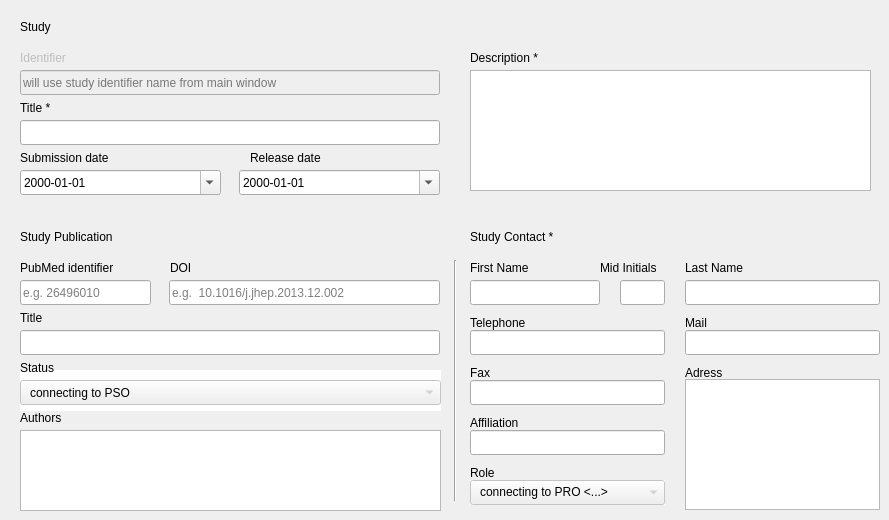
   <widget class="QWidget" name="tab_study">
    <attribute name="title">
     <string>Study</string>
    </attribute>
    <widget class="QLineEdit" name="identifier">
     <property name="enabled">
      <bool>false</bool>
     </property>
     <property name="geometry">
      <rect>
       <x>20</x>
       <y>70</y>
       <width>420</width>
       <height>25</height>
      </rect>
     </property>
     <property name="styleSheet">
      <string notr="true">font: italic 10pt url(:/fonts/assets/fonts/Verdana.ttf);</string>
     </property>
     <property name="text">
      <string/>
     </property>
     <property name="placeholderText">
      <string>will use study identifier name from main window</string>
     </property>
    </widget>
    <widget class="QLineEdit" name="title">
     <property name="geometry">
      <rect>
       <x>20</x>
       <y>120</y>
       <width>420</width>
       <height>25</height>
      </rect>
     </property>
     <property name="text">
      <string/>
     </property>
    </widget>
    <widget class="QLabel" name="label">
     <property name="enabled">
      <bool>false</bool>
     </property>
     <property name="geometry">
      <rect>
       <x>20</x>
       <y>50</y>
       <width>131</width>
       <height>16</height>
      </rect>
     </property>
     <property name="text">
      <string>Identifier</string>
     </property>
    </widget>
    <widget class="QLabel" name="label_2">
     <property name="geometry">
      <rect>
       <x>20</x>
       <y>100</y>
       <width>131</width>
       <height>16</height>
      </rect>
     </property>
     <property name="text">
      <string>Title *</string>
     </property>
    </widget>
    <widget class="QLabel" name="label_3">
     <property name="geometry">
      <rect>
       <x>20</x>
       <y>150</y>
       <width>131</width>
       <height>16</height>
      </rect>
     </property>
     <property name="text">
      <string>Submission date</string>
     </property>
    </widget>
    <widget class="QDateEdit" name="submission_date">
     <property name="geometry">
      <rect>
       <x>20</x>
       <y>170</y>
       <width>201</width>
       <height>25</height>
      </rect>
     </property>
     <property name="displayFormat">
      <string>yyyy-MM-dd</string>
     </property>
     <property name="calendarPopup">
      <bool>true</bool>
     </property>
    </widget>
    <widget class="QLabel" name="label_4">
     <property name="geometry">
      <rect>
       <x>250</x>
       <y>150</y>
       <width>131</width>
       <height>16</height>
      </rect>
     </property>
     <property name="text">
      <string>Release date</string>
     </property>
    </widget>
    <widget class="QDateEdit" name="release_date">
     <property name="geometry">
      <rect>
       <x>239</x>
       <y>170</y>
       <width>201</width>
       <height>25</height>
      </rect>
     </property>
     <property name="showGroupSeparator" stdset="0">
      <bool>false</bool>
     </property>
     <property name="displayFormat">
      <string>yyyy-MM-dd</string>
     </property>
     <property name="calendarPopup">
      <bool>true</bool>
     </property>
    </widget>
    <widget class="QLabel" name="label_5">
     <property name="geometry">
      <rect>
       <x>20</x>
       <y>20</y>
       <width>261</width>
       <height>31</height>
      </rect>
     </property>
     <property name="styleSheet">
      <string notr="true">font: 12pt url(:/fonts/assets/fonts/Verdana.ttf);</string>
     </property>
     <property name="text">
      <string>Study</string>
     </property>
     <property name="alignment">
      <set>Qt::AlignLeading|Qt::AlignLeft|Qt::AlignTop</set>
     </property>
    </widget>
    <widget class="QLabel" name="label_6">
     <property name="geometry">
      <rect>
       <x>20</x>
       <y>230</y>
       <width>261</width>
       <height>31</height>
      </rect>
     </property>
     <property name="styleSheet">
      <string notr="true">font: 12pt url(:/fonts/assets/fonts/Verdana.ttf);</string>
     </property>
     <property name="text">
      <string>Study Publication</string>
     </property>
     <property name="alignment">
      <set>Qt::AlignLeading|Qt::AlignLeft|Qt::AlignTop</set>
     </property>
    </widget>
    <widget class="QLineEdit" name="pubmed_id">
     <property name="geometry">
      <rect>
       <x>20</x>
       <y>280</y>
       <width>131</width>
       <height>25</height>
      </rect>
     </property>
     <property name="inputMethodHints">
      <set>Qt::ImhDigitsOnly</set>
     </property>
     <property name="placeholderText">
      <string>e.g. 26496010</string>
     </property>
    </widget>
    <widget class="QLabel" name="label_7">
     <property name="geometry">
      <rect>
       <x>20</x>
       <y>260</y>
       <width>131</width>
       <height>16</height>
      </rect>
     </property>
     <property name="text">
      <string>PubMed identifier</string>
     </property>
    </widget>
    <widget class="QLineEdit" name="doi">
     <property name="geometry">
      <rect>
       <x>169</x>
       <y>280</y>
       <width>271</width>
       <height>25</height>
      </rect>
     </property>
     <property name="placeholderText">
      <string>e.g.  10.1016/j.jhep.2013.12.002</string>
     </property>
    </widget>
    <widget class="QLabel" name="label_8">
     <property name="geometry">
      <rect>
       <x>170</x>
       <y>260</y>
       <width>131</width>
       <height>16</height>
      </rect>
     </property>
     <property name="text">
      <string>DOI</string>
     </property>
    </widget>
    <widget class="QLineEdit" name="pub_title">
     <property name="geometry">
      <rect>
       <x>20</x>
       <y>330</y>
       <width>420</width>
       <height>25</height>
      </rect>
     </property>
     <property name="text">
      <string/>
     </property>
    </widget>
    <widget class="QLabel" name="label_9">
     <property name="geometry">
      <rect>
       <x>20</x>
       <y>310</y>
       <width>131</width>
       <height>16</height>
      </rect>
     </property>
     <property name="text">
      <string>Title</string>
     </property>
    </widget>
    <widget class="QComboBox" name="combo_status">
     <property name="enabled">
      <bool>false</bool>
     </property>
     <property name="geometry">
      <rect>
       <x>20</x>
       <y>380</y>
       <width>421</width>
       <height>25</height>
      </rect>
     </property>
     <property name="currentText">
      <string/>
     </property>
    </widget>
    <widget class="QLabel" name="label_10">
     <property name="geometry">
      <rect>
       <x>20</x>
       <y>360</y>
       <width>131</width>
       <height>16</height>
      </rect>
     </property>
     <property name="text">
      <string>Status</string>
     </property>
    </widget>
    <widget class="QLabel" name="label_11">
     <property name="geometry">
      <rect>
       <x>470</x>
       <y>50</y>
       <width>211</width>
       <height>16</height>
      </rect>
     </property>
     <property name="text">
      <string>Description *</string>
     </property>
    </widget>
    <widget class="QLabel" name="label_12">
     <property name="geometry">
      <rect>
       <x>470</x>
       <y>230</y>
       <width>261</width>
       <height>31</height>
      </rect>
     </property>
     <property name="styleSheet">
      <string notr="true">font: 12pt url(:/fonts/assets/fonts/Verdana.ttf);</string>
     </property>
     <property name="text">
      <string>Study Contact *</string>
     </property>
     <property name="alignment">
      <set>Qt::AlignLeading|Qt::AlignLeft|Qt::AlignTop</set>
     </property>
    </widget>
    <widget class="QLineEdit" name="first_name">
     <property name="geometry">
      <rect>
       <x>470</x>
       <y>280</y>
       <width>130</width>
       <height>25</height>
      </rect>
     </property>
    </widget>
    <widget class="QLineEdit" name="mid">
     <property name="geometry">
      <rect>
       <x>620</x>
       <y>280</y>
       <width>45</width>
       <height>25</height>
      </rect>
     </property>
    </widget>
    <widget class="QLineEdit" name="last_name">
     <property name="geometry">
      <rect>
       <x>685</x>
       <y>280</y>
       <width>195</width>
       <height>25</height>
      </rect>
     </property>
    </widget>
    <widget class="QLabel" name="label_13">
     <property name="geometry">
      <rect>
       <x>470</x>
       <y>260</y>
       <width>131</width>
       <height>16</height>
      </rect>
     </property>
     <property name="text">
      <string>First Name</string>
     </property>
    </widget>
    <widget class="QLabel" name="label_14">
     <property name="geometry">
      <rect>
       <x>685</x>
       <y>260</y>
       <width>131</width>
       <height>16</height>
      </rect>
     </property>
     <property name="text">
      <string>Last Name</string>
     </property>
    </widget>
    <widget class="QLabel" name="label_15">
     <property name="geometry">
      <rect>
       <x>600</x>
       <y>260</y>
       <width>71</width>
       <height>16</height>
      </rect>
     </property>
     <property name="text">
      <string>Mid Initials</string>
     </property>
     <property name="scaledContents">
      <bool>false</bool>
     </property>
     <property name="wordWrap">
      <bool>true</bool>
     </property>
    </widget>
    <widget class="QLineEdit" name="phone">
     <property name="geometry">
      <rect>
       <x>470</x>
       <y>330</y>
       <width>195</width>
       <height>25</height>
      </rect>
     </property>
     <property name="inputMethodHints">
      <set>Qt::ImhDialableCharactersOnly</set>
     </property>
    </widget>
    <widget class="QLabel" name="label_16">
     <property name="geometry">
      <rect>
       <x>470</x>
       <y>310</y>
       <width>131</width>
       <height>25</height>
      </rect>
     </property>
     <property name="text">
      <string>Telephone</string>
     </property>
    </widget>
    <widget class="QLineEdit" name="mail">
     <property name="geometry">
      <rect>
       <x>685</x>
       <y>330</y>
       <width>195</width>
       <height>25</height>
      </rect>
     </property>
     <property name="inputMethodHints">
      <set>Qt::ImhEmailCharactersOnly</set>
     </property>
    </widget>
    <widget class="QLabel" name="label_17">
     <property name="geometry">
      <rect>
       <x>685</x>
       <y>310</y>
       <width>131</width>
       <height>25</height>
      </rect>
     </property>
     <property name="text">
      <string>Mail</string>
     </property>
    </widget>
    <widget class="QLabel" name="label_18">
     <property name="geometry">
      <rect>
       <x>470</x>
       <y>360</y>
       <width>131</width>
       <height>25</height>
      </rect>
     </property>
     <property name="text">
      <string>Fax</string>
     </property>
    </widget>
    <widget class="Line" name="line">
     <property name="geometry">
      <rect>
       <x>445</x>
       <y>260</y>
       <width>20</width>
       <height>241</height>
      </rect>
     </property>
     <property name="orientation">
      <enum>Qt::Vertical</enum>
     </property>
    </widget>
    <widget class="QComboBox" name="combo_roles">
     <property name="enabled">
      <bool>false</bool>
     </property>
     <property name="geometry">
      <rect>
       <x>470</x>
       <y>480</y>
       <width>195</width>
       <height>25</height>
      </rect>
     </property>
    </widget>
    <widget class="QLabel" name="label_20">
     <property name="geometry">
      <rect>
       <x>470</x>
       <y>460</y>
       <width>131</width>
       <height>25</height>
      </rect>
     </property>
     <property name="text">
      <string>Role</string>
     </property>
    </widget>
    <widget class="QLabel" name="label_21">
     <property name="geometry">
      <rect>
       <x>685</x>
       <y>360</y>
       <width>131</width>
       <height>25</height>
      </rect>
     </property>
     <property name="text">
      <string>Adress</string>
     </property>
    </widget>
    <widget class="QPlainTextEdit" name="adress">
     <property name="geometry">
      <rect>
       <x>685</x>
       <y>379</y>
       <width>195</width>
       <height>131</height>
      </rect>
     </property>
    </widget>
    <widget class="QLineEdit" name="fax">
     <property name="geometry">
      <rect>
       <x>470</x>
       <y>380</y>
       <width>195</width>
       <height>25</height>
      </rect>
     </property>
     <property name="inputMethodHints">
      <set>Qt::ImhDialableCharactersOnly</set>
     </property>
    </widget>
    <widget class="QLabel" name="label_23">
     <property name="geometry">
      <rect>
       <x>470</x>
       <y>410</y>
       <width>131</width>
       <height>25</height>
      </rect>
     </property>
     <property name="text">
      <string>Affiliation</string>
     </property>
    </widget>
    <widget class="QLineEdit" name="affiliation">
     <property name="geometry">
      <rect>
       <x>470</x>
       <y>430</y>
       <width>195</width>
       <height>25</height>
      </rect>
     </property>
    </widget>
    <widget class="QLabel" name="label_51">
     <property name="geometry">
      <rect>
       <x>20</x>
       <y>410</y>
       <width>131</width>
       <height>16</height>
      </rect>
     </property>
     <property name="text">
      <string>Authors</string>
     </property>
    </widget>
    <widget class="QTextEdit" name="authors_list">
     <property name="geometry">
      <rect>
       <x>20</x>
       <y>430</y>
       <width>421</width>
       <height>81</height>
      </rect>
     </property>
    </widget>
    <widget class="QLineEdit" name="status">
     <property name="geometry">
      <rect>
       <x>20</x>
       <y>370</y>
       <width>421</width>
       <height>41</height>
      </rect>
     </property>
     <property name="frame">
      <bool>false</bool>
     </property>
    </widget>
    <widget class="QLineEdit" name="roles">
     <property name="enabled">
      <bool>true</bool>
     </property>
     <property name="geometry">
      <rect>
       <x>470</x>
       <y>480</y>
       <width>195</width>
       <height>25</height>
      </rect>
     </property>
     <property name="styleSheet">
      <string notr="true">color: rgb(0, 0, 0);</string>
     </property>
     <property name="frame">
      <bool>false</bool>
     </property>
    </widget>
    <widget class="QLabel" name="label_pso">
     <property name="geometry">
      <rect>
       <x>30</x>
       <y>380</y>
       <width>401</width>
       <height>25</height>
      </rect>
     </property>
     <property name="text">
      <string>connecting to PSO &lt;sparontologies.net/ontologies/pso&gt;</string>
     </property>
    </widget>
    <widget class="QLabel" name="label_pro">
     <property name="geometry">
      <rect>
       <x>480</x>
       <y>480</y>
       <width>241</width>
       <height>25</height>
      </rect>
     </property>
     <property name="text">
      <string>connecting to PRO &lt;...&gt;</string>
     </property>
     <property name="wordWrap">
      <bool>true</bool>
     </property>
    </widget>
    <widget class="QPlainTextEdit" name="description">
     <property name="geometry">
      <rect>
       <x>470</x>
       <y>70</y>
       <width>401</width>
       <height>121</height>
      </rect>
     </property>
    </widget>
    <zorder>roles</zorder>
    <zorder>status</zorder>
    <zorder>identifier</zorder>
    <zorder>title</zorder>
    <zorder>label</zorder>
    <zorder>label_2</zorder>
    <zorder>label_3</zorder>
    <zorder>submission_date</zorder>
    <zorder>label_4</zorder>
    <zorder>release_date</zorder>
    <zorder>label_5</zorder>
    <zorder>label_6</zorder>
    <zorder>pubmed_id</zorder>
    <zorder>label_7</zorder>
    <zorder>doi</zorder>
    <zorder>label_8</zorder>
    <zorder>pub_title</zorder>
    <zorder>label_9</zorder>
    <zorder>label_11</zorder>
    <zorder>label_12</zorder>
    <zorder>first_name</zorder>
    <zorder>mid</zorder>
    <zorder>last_name</zorder>
    <zorder>label_13</zorder>
    <zorder>label_14</zorder>
    <zorder>label_15</zorder>
    <zorder>phone</zorder>
    <zorder>label_16</zorder>
    <zorder>mail</zorder>
    <zorder>label_17</zorder>
    <zorder>label_18</zorder>
    <zorder>line</zorder>
    <zorder>combo_roles</zorder>
    <zorder>label_20</zorder>
    <zorder>label_21</zorder>
    <zorder>adress</zorder>
    <zorder>fax</zorder>
    <zorder>label_23</zorder>
    <zorder>affiliation</zorder>
    <zorder>label_51</zorder>
    <zorder>authors_list</zorder>
    <zorder>combo_status</zorder>
    <zorder>label_10</zorder>
    <zorder>label_pso</zorder>
    <zorder>label_pro</zorder>
    <zorder>description</zorder>
   </widget>
